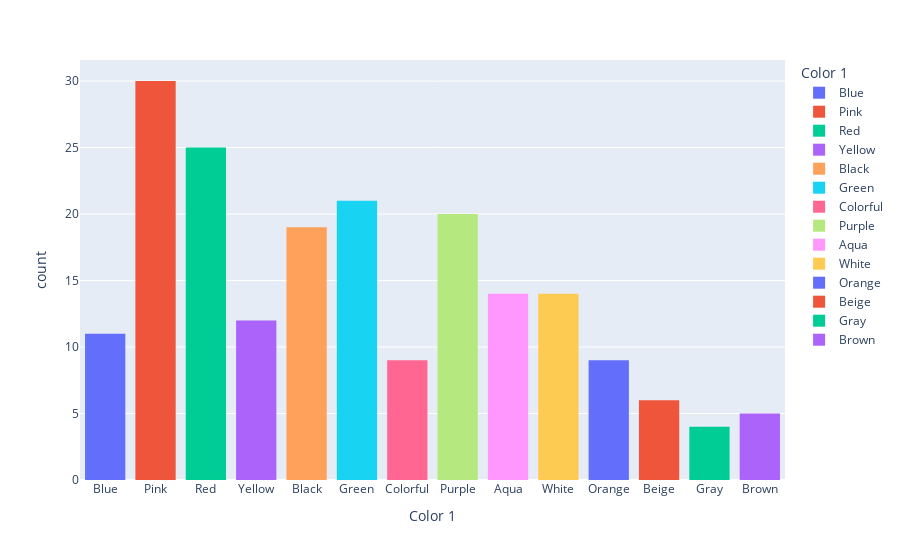
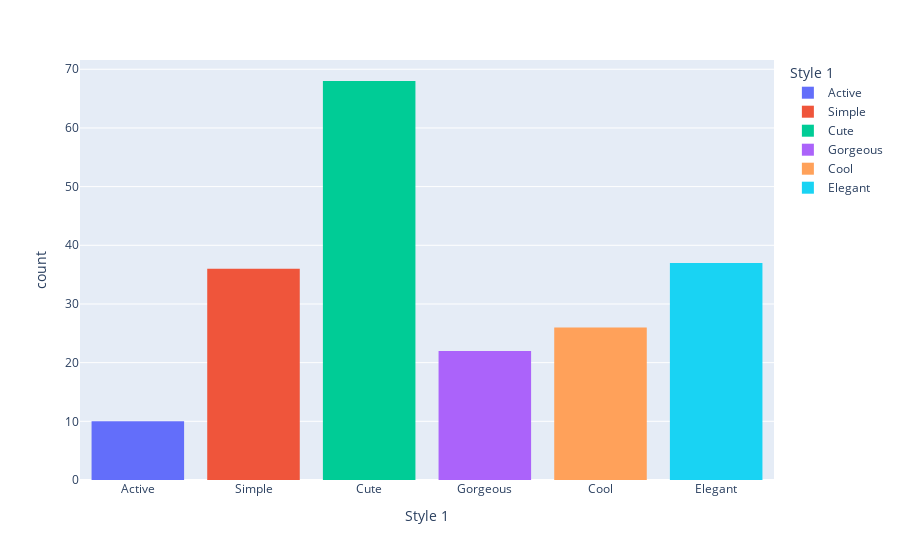
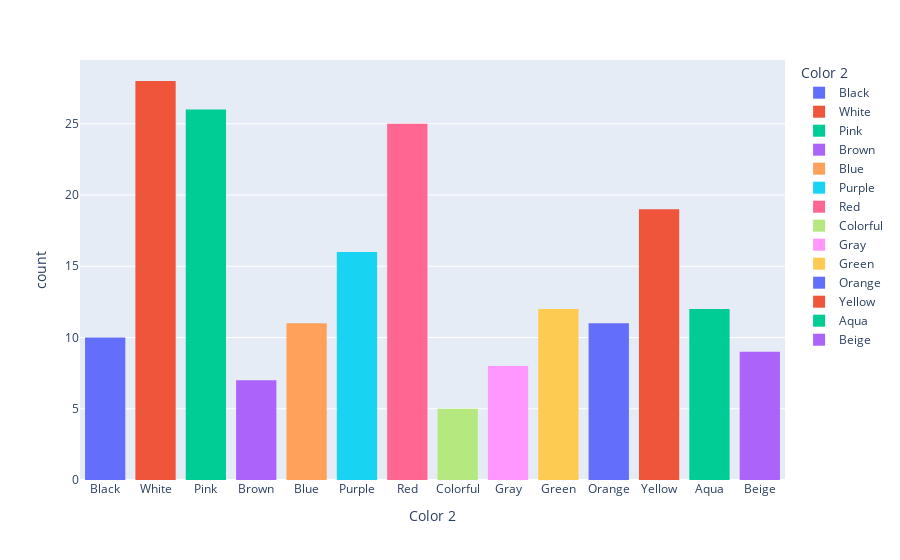
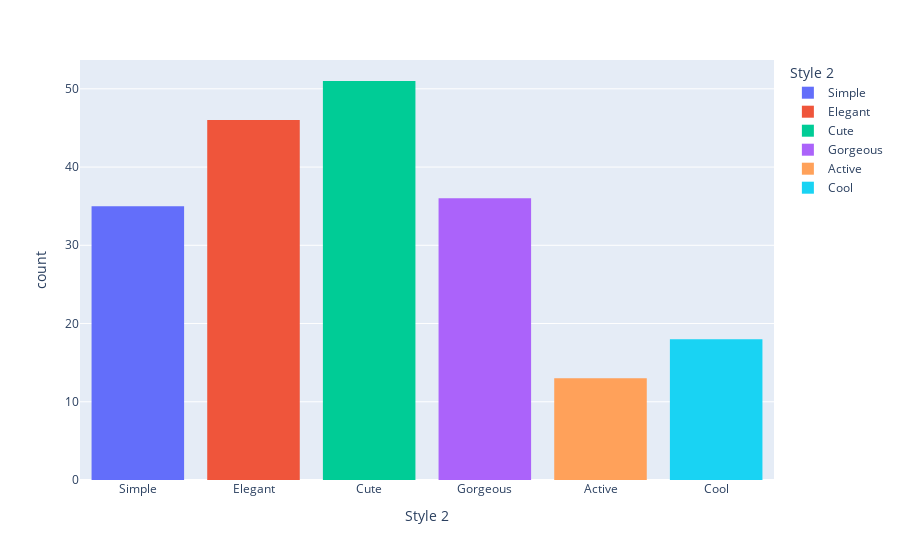

These figures' notebook cell, in order:
### Code cell
fig = px.histogram(The_Female,x='Color 1',color='Color 1')
fig.show()

fig = px.histogram(The_Female,x='Style 1',color='Style 1')
fig.show()

fig = px.histogram(The_Female,x='Color 2',color='Color 2')
fig.show()

fig = px.histogram(The_Female,x='Style 2',color='Style 2')
fig.show()

### Figure 1 — Plotly figure (JSON) as saved in the notebook; plotly's stock layout.template omitted (floating-point values rounded to 4 significant figures)
{"data": [{"alignmentgroup": "True", "bingroup": "x", "hovertemplate": "Color 1=%{x}<br>count=%{y}<extra></extra>", "legendgroup": "Blue", "marker": {"color": "#636efa", "pattern": {"shape": ""}}, "name": "Blue", "offsetgroup": "Blue", "orientation": "v", "showlegend": true, "type": "histogram", "x": ["Blue", "Blue", "Blue", "Blue", "Blue", "Blue", "Blue", "Blue", "Blue", "Blue", "Blue"], "xaxis": "x", "yaxis": "y"}, {"alignmentgroup": "True", "bingroup": "x", "hovertemplate": "Color 1=%{x}<br>count=%{y}<extra></extra>", "legendgroup": "Pink", "marker": {"color": "#EF553B", "pattern": {"shape": ""}}, "name": "Pink", "offsetgroup": "Pink", "orientation": "v", "showlegend": true, "type": "histogram", "x": ["Pink", "Pink", "Pink", "Pink", "Pink", "Pink", "Pink", "Pink", "Pink", "Pink", "Pink", "Pink", "Pink", "Pink", "Pink", "Pink", "Pink", "Pink", "Pink", "Pink", "Pink", "Pink", "Pink", "Pink", "Pink", "Pink", "Pink", "Pink", "Pink", "Pink"], "xaxis": "x", "yaxis": "y"}, {"alignmentgroup": "True", "bingroup": "x", "hovertemplate": "Color 1=%{x}<br>count=%{y}<extra></extra>", "legendgroup": "Red", "marker": {"color": "#00cc96", "pattern": {"shape": ""}}, "name": "Red", "offsetgroup": "Red", "orientation": "v", "showlegend": true, "type": "histogram", "x": ["Red", "Red", "Red", "Red", "Red", "Red", "Red", "Red", "Red", "Red", "Red", "Red", "Red", "Red", "Red", "Red", "Red", "Red", "Red", "Red", "Red", "Red", "Red", "Red", "Red"], "xaxis": "x", "yaxis": "y"}, {"alignmentgroup": "True", "bingroup": "x", "hovertemplate": "Color 1=%{x}<br>count=%{y}<extra></extra>", "legendgroup": "Yellow", "marker": {"color": "#ab63fa", "pattern": {"shape": ""}}, "name": "Yellow", "offsetgroup": "Yellow", "orientation": "v", "showlegend": true, "type": "histogram", "x": ["Yellow", "Yellow", "Yellow", "Yellow", "Yellow", "Yellow", "Yellow", "Yellow", "Yellow", "Yellow", "Yellow", "Yellow"], "xaxis": "x", "yaxis": "y"}, {"alignmentgroup": "True", "bingroup": "x", "hovertemplate": "Color 1=%{x}<br>count=%{y}<extra></extra>", "legendgroup": "Black", "marker": {"color": "#FFA15A", "pattern": {"shape": ""}}, "name": "Black", "offsetgroup": "Black", "orientation": "v", "showlegend": true, "type": "histogram", "x": ["Black", "Black", "Black", "Black", "Black", "Black", "Black", "Black", "Black", "Black", "Black", "Black", "Black", "Black", "Black", "Black", "Black", "Black", "Black"], "xaxis": "x", "yaxis": "y"}, {"alignmentgroup": "True", "bingroup": "x", "hovertemplate": "Color 1=%{x}<br>count=%{y}<extra></extra>", "legendgroup": "Green", "marker": {"color": "#19d3f3", "pattern": {"shape": ""}}, "name": "Green", "offsetgroup": "Green", "orientation": "v", "showlegend": true, "type": "histogram", "x": ["Green", "Green", "Green", "Green", "Green", "Green", "Green", "Green", "Green", "Green", "Green", "Green", "Green", "Green", "Green", "Green", "Green", "Green", "Green", "Green", "Green"], "xaxis": "x", "yaxis": "y"}, {"alignmentgroup": "True", "bingroup": "x", "hovertemplate": "Color 1=%{x}<br>count=%{y}<extra></extra>", "legendgroup": "Colorful", "marker": {"color": "#FF6692", "pattern": {"shape": ""}}, "name": "Colorful", "offsetgroup": "Colorful", "orientation": "v", "showlegend": true, "type": "histogram", "x": ["Colorful", "Colorful", "Colorful", "Colorful", "Colorful", "Colorful", "Colorful", "Colorful", "Colorful"], "xaxis": "x", "yaxis": "y"}, {"alignmentgroup": "True", "bingroup": "x", "hovertemplate": "Color 1=%{x}<br>count=%{y}<extra></extra>", "legendgroup": "Purple", "marker": {"color": "#B6E880", "pattern": {"shape": ""}}, "name": "Purple", "offsetgroup": "Purple", "orientation": "v", "showlegend": true, "type": "histogram", "x": ["Purple", "Purple", "Purple", "Purple", "Purple", "Purple", "Purple", "Purple", "Purple", "Purple", "Purple", "Purple", "Purple", "Purple", "Purple", "Purple", "Purple", "Purple", "Purple", "Purple"], "xaxis": "x", "yaxis": "y"}, {"alignmentgroup": "True", "bingroup": "x", "hovertemplate": "Color 1=%{x}<br>count=%{y}<extra></extra>", "legendgroup": "Aqua", "marker": {"color": "#FF97FF", "pattern": {"shape": ""}}, "name": "Aqua", "offsetgroup": "Aqua", "orientation": "v", "showlegend": true, "type": "histogram", "x": ["Aqua", "Aqua", "Aqua", "Aqua", "Aqua", "Aqua", "Aqua", "Aqua", "Aqua", "Aqua", "Aqua", "Aqua", "Aqua", "Aqua"], "xaxis": "x", "yaxis": "y"}, {"alignmentgroup": "True", "bingroup": "x", "hovertemplate": "Color 1=%{x}<br>count=%{y}<extra></extra>", "legendgroup": "White", "marker": {"color": "#FECB52", "pattern": {"shape": ""}}, "name": "White", "offsetgroup": "White", "orientation": "v", "showlegend": true, "type": "histogram", "x": ["White", "White", "White", "White", "White", "White", "White", "White", "White", "White", "White", "White", "White", "White"], "xaxis": "x", "yaxis": "y"}, {"alignmentgroup": "True", "bingroup": "x", "hovertemplate": "Color 1=%{x}<br>count=%{y}<extra></extra>", "legendgroup": "Orange", "marker": {"color": "#636efa", "pattern": {"shape": ""}}, "name": "Orange", "offsetgroup": "Orange", "orientation": "v", "showlegend": true, "type": "histogram", "x": ["Orange", "Orange", "Orange", "Orange", "Orange", "Orange", "Orange", "Orange", "Orange"], "xaxis": "x", "yaxis": "y"}, {"alignmentgroup": "True", "bingroup": "x", "hovertemplate": "Color 1=%{x}<br>count=%{y}<extra></extra>", "legendgroup": "Beige", "marker": {"color": "#EF553B", "pattern": {"shape": ""}}, "name": "Beige", "offsetgroup": "Beige", "orientation": "v", "showlegend": true, "type": "histogram", "x": ["Beige", "Beige", "Beige", "Beige", "Beige", "Beige"], "xaxis": "x", "yaxis": "y"}, {"alignmentgroup": "True", "bingroup": "x", "hovertemplate": "Color 1=%{x}<br>count=%{y}<extra></extra>", "legendgroup": "Gray", "marker": {"color": "#00cc96", "pattern": {"shape": ""}}, "name": "Gray", "offsetgroup": "Gray", "orientation": "v", "showlegend": true, "type": "histogram", "x": ["Gray", "Gray", "Gray", "Gray"], "xaxis": "x", "yaxis": "y"}, {"alignmentgroup": "True", "bingroup": "x", "hovertemplate": "Color 1=%{x}<br>count=%{y}<extra></extra>", "legendgroup": "Brown", "marker": {"color": "#ab63fa", "pattern": {"shape": ""}}, "name": "Brown", "offsetgroup": "Brown", "orientation": "v", "showlegend": true, "type": "histogram", "x": ["Brown", "Brown", "Brown", "Brown", "Brown"], "xaxis": "x", "yaxis": "y"}], "layout": {"barmode": "relative", "legend": {"title": {"text": "Color 1"}, "tracegroupgap": 0}, "margin": {"t": 60}, "xaxis": {"anchor": "y", "categoryarray": ["Blue", "Pink", "Red", "Yellow", "Black", "Green", "Colorful", "Purple", "Aqua", "White", "Orange", "Beige", "Gray", "Brown"], "categoryorder": "array", "domain": [0, 1], "title": {"text": "Color 1"}}, "yaxis": {"anchor": "x", "domain": [0, 1], "title": {"text": "count"}}}}

### Figure 2 — Plotly figure (JSON) as saved in the notebook; plotly's stock layout.template omitted (floating-point values rounded to 4 significant figures)
{"data": [{"alignmentgroup": "True", "bingroup": "x", "hovertemplate": "Style 1=%{x}<br>count=%{y}<extra></extra>", "legendgroup": "Active", "marker": {"color": "#636efa", "pattern": {"shape": ""}}, "name": "Active", "offsetgroup": "Active", "orientation": "v", "showlegend": true, "type": "histogram", "x": ["Active", "Active", "Active", "Active", "Active", "Active", "Active", "Active", "Active", "Active"], "xaxis": "x", "yaxis": "y"}, {"alignmentgroup": "True", "bingroup": "x", "hovertemplate": "Style 1=%{x}<br>count=%{y}<extra></extra>", "legendgroup": "Simple", "marker": {"color": "#EF553B", "pattern": {"shape": ""}}, "name": "Simple", "offsetgroup": "Simple", "orientation": "v", "showlegend": true, "type": "histogram", "x": ["Simple", "Simple", "Simple", "Simple", "Simple", "Simple", "Simple", "Simple", "Simple", "Simple", "Simple", "Simple", "Simple", "Simple", "Simple", "Simple", "Simple", "Simple", "Simple", "Simple", "Simple", "Simple", "Simple", "Simple", "Simple", "Simple", "Simple", "Simple", "Simple", "Simple", "Simple", "Simple", "Simple", "Simple", "Simple", "Simple"], "xaxis": "x", "yaxis": "y"}, {"alignmentgroup": "True", "bingroup": "x", "hovertemplate": "Style 1=%{x}<br>count=%{y}<extra></extra>", "legendgroup": "Cute", "marker": {"color": "#00cc96", "pattern": {"shape": ""}}, "name": "Cute", "offsetgroup": "Cute", "orientation": "v", "showlegend": true, "type": "histogram", "x": ["Cute", "Cute", "Cute", "Cute", "Cute", "Cute", "Cute", "Cute", "Cute", "Cute", "Cute", "Cute", "Cute", "Cute", "Cute", "Cute", "Cute", "Cute", "Cute", "Cute", "Cute", "Cute", "Cute", "Cute", "Cute", "Cute", "Cute", "Cute", "Cute", "Cute", "Cute", "Cute", "Cute", "Cute", "Cute", "Cute", "Cute", "Cute", "Cute", "Cute", "Cute", "Cute", "Cute", "Cute", "Cute", "Cute", "Cute", "Cute", "Cute", "Cute", "Cute", "Cute", "Cute", "Cute", "Cute", "Cute", "Cute", "Cute", "Cute", "Cute", "Cute", "Cute", "Cute", "Cute", "Cute", "Cute", "Cute", "Cute"], "xaxis": "x", "yaxis": "y"}, {"alignmentgroup": "True", "bingroup": "x", "hovertemplate": "Style 1=%{x}<br>count=%{y}<extra></extra>", "legendgroup": "Gorgeous", "marker": {"color": "#ab63fa", "pattern": {"shape": ""}}, "name": "Gorgeous", "offsetgroup": "Gorgeous", "orientation": "v", "showlegend": true, "type": "histogram", "x": ["Gorgeous", "Gorgeous", "Gorgeous", "Gorgeous", "Gorgeous", "Gorgeous", "Gorgeous", "Gorgeous", "Gorgeous", "Gorgeous", "Gorgeous", "Gorgeous", "Gorgeous", "Gorgeous", "Gorgeous", "Gorgeous", "Gorgeous", "Gorgeous", "Gorgeous", "Gorgeous", "Gorgeous", "Gorgeous"], "xaxis": "x", "yaxis": "y"}, {"alignmentgroup": "True", "bingroup": "x", "hovertemplate": "Style 1=%{x}<br>count=%{y}<extra></extra>", "legendgroup": "Cool", "marker": {"color": "#FFA15A", "pattern": {"shape": ""}}, "name": "Cool", "offsetgroup": "Cool", "orientation": "v", "showlegend": true, "type": "histogram", "x": ["Cool", "Cool", "Cool", "Cool", "Cool", "Cool", "Cool", "Cool", "Cool", "Cool", "Cool", "Cool", "Cool", "Cool", "Cool", "Cool", "Cool", "Cool", "Cool", "Cool", "Cool", "Cool", "Cool", "Cool", "Cool", "Cool"], "xaxis": "x", "yaxis": "y"}, {"alignmentgroup": "True", "bingroup": "x", "hovertemplate": "Style 1=%{x}<br>count=%{y}<extra></extra>", "legendgroup": "Elegant", "marker": {"color": "#19d3f3", "pattern": {"shape": ""}}, "name": "Elegant", "offsetgroup": "Elegant", "orientation": "v", "showlegend": true, "type": "histogram", "x": ["Elegant", "Elegant", "Elegant", "Elegant", "Elegant", "Elegant", "Elegant", "Elegant", "Elegant", "Elegant", "Elegant", "Elegant", "Elegant", "Elegant", "Elegant", "Elegant", "Elegant", "Elegant", "Elegant", "Elegant", "Elegant", "Elegant", "Elegant", "Elegant", "Elegant", "Elegant", "Elegant", "Elegant", "Elegant", "Elegant", "Elegant", "Elegant", "Elegant", "Elegant", "Elegant", "Elegant", "Elegant"], "xaxis": "x", "yaxis": "y"}], "layout": {"barmode": "relative", "legend": {"title": {"text": "Style 1"}, "tracegroupgap": 0}, "margin": {"t": 60}, "xaxis": {"anchor": "y", "categoryarray": ["Active", "Simple", "Cute", "Gorgeous", "Cool", "Elegant"], "categoryorder": "array", "domain": [0, 1], "title": {"text": "Style 1"}}, "yaxis": {"anchor": "x", "domain": [0, 1], "title": {"text": "count"}}}}

### Figure 3 — Plotly figure (JSON) as saved in the notebook; plotly's stock layout.template omitted (floating-point values rounded to 4 significant figures)
{"data": [{"alignmentgroup": "True", "bingroup": "x", "hovertemplate": "Color 2=%{x}<br>count=%{y}<extra></extra>", "legendgroup": "Black", "marker": {"color": "#636efa", "pattern": {"shape": ""}}, "name": "Black", "offsetgroup": "Black", "orientation": "v", "showlegend": true, "type": "histogram", "x": ["Black", "Black", "Black", "Black", "Black", "Black", "Black", "Black", "Black", "Black"], "xaxis": "x", "yaxis": "y"}, {"alignmentgroup": "True", "bingroup": "x", "hovertemplate": "Color 2=%{x}<br>count=%{y}<extra></extra>", "legendgroup": "White", "marker": {"color": "#EF553B", "pattern": {"shape": ""}}, "name": "White", "offsetgroup": "White", "orientation": "v", "showlegend": true, "type": "histogram", "x": ["White", "White", "White", "White", "White", "White", "White", "White", "White", "White", "White", "White", "White", "White", "White", "White", "White", "White", "White", "White", "White", "White", "White", "White", "White", "White", "White", "White"], "xaxis": "x", "yaxis": "y"}, {"alignmentgroup": "True", "bingroup": "x", "hovertemplate": "Color 2=%{x}<br>count=%{y}<extra></extra>", "legendgroup": "Pink", "marker": {"color": "#00cc96", "pattern": {"shape": ""}}, "name": "Pink", "offsetgroup": "Pink", "orientation": "v", "showlegend": true, "type": "histogram", "x": ["Pink", "Pink", "Pink", "Pink", "Pink", "Pink", "Pink", "Pink", "Pink", "Pink", "Pink", "Pink", "Pink", "Pink", "Pink", "Pink", "Pink", "Pink", "Pink", "Pink", "Pink", "Pink", "Pink", "Pink", "Pink", "Pink"], "xaxis": "x", "yaxis": "y"}, {"alignmentgroup": "True", "bingroup": "x", "hovertemplate": "Color 2=%{x}<br>count=%{y}<extra></extra>", "legendgroup": "Brown", "marker": {"color": "#ab63fa", "pattern": {"shape": ""}}, "name": "Brown", "offsetgroup": "Brown", "orientation": "v", "showlegend": true, "type": "histogram", "x": ["Brown", "Brown", "Brown", "Brown", "Brown", "Brown", "Brown"], "xaxis": "x", "yaxis": "y"}, {"alignmentgroup": "True", "bingroup": "x", "hovertemplate": "Color 2=%{x}<br>count=%{y}<extra></extra>", "legendgroup": "Blue", "marker": {"color": "#FFA15A", "pattern": {"shape": ""}}, "name": "Blue", "offsetgroup": "Blue", "orientation": "v", "showlegend": true, "type": "histogram", "x": ["Blue", "Blue", "Blue", "Blue", "Blue", "Blue", "Blue", "Blue", "Blue", "Blue", "Blue"], "xaxis": "x", "yaxis": "y"}, {"alignmentgroup": "True", "bingroup": "x", "hovertemplate": "Color 2=%{x}<br>count=%{y}<extra></extra>", "legendgroup": "Purple", "marker": {"color": "#19d3f3", "pattern": {"shape": ""}}, "name": "Purple", "offsetgroup": "Purple", "orientation": "v", "showlegend": true, "type": "histogram", "x": ["Purple", "Purple", "Purple", "Purple", "Purple", "Purple", "Purple", "Purple", "Purple", "Purple", "Purple", "Purple", "Purple", "Purple", "Purple", "Purple"], "xaxis": "x", "yaxis": "y"}, {"alignmentgroup": "True", "bingroup": "x", "hovertemplate": "Color 2=%{x}<br>count=%{y}<extra></extra>", "legendgroup": "Red", "marker": {"color": "#FF6692", "pattern": {"shape": ""}}, "name": "Red", "offsetgroup": "Red", "orientation": "v", "showlegend": true, "type": "histogram", "x": ["Red", "Red", "Red", "Red", "Red", "Red", "Red", "Red", "Red", "Red", "Red", "Red", "Red", "Red", "Red", "Red", "Red", "Red", "Red", "Red", "Red", "Red", "Red", "Red", "Red"], "xaxis": "x", "yaxis": "y"}, {"alignmentgroup": "True", "bingroup": "x", "hovertemplate": "Color 2=%{x}<br>count=%{y}<extra></extra>", "legendgroup": "Colorful", "marker": {"color": "#B6E880", "pattern": {"shape": ""}}, "name": "Colorful", "offsetgroup": "Colorful", "orientation": "v", "showlegend": true, "type": "histogram", "x": ["Colorful", "Colorful", "Colorful", "Colorful", "Colorful"], "xaxis": "x", "yaxis": "y"}, {"alignmentgroup": "True", "bingroup": "x", "hovertemplate": "Color 2=%{x}<br>count=%{y}<extra></extra>", "legendgroup": "Gray", "marker": {"color": "#FF97FF", "pattern": {"shape": ""}}, "name": "Gray", "offsetgroup": "Gray", "orientation": "v", "showlegend": true, "type": "histogram", "x": ["Gray", "Gray", "Gray", "Gray", "Gray", "Gray", "Gray", "Gray"], "xaxis": "x", "yaxis": "y"}, {"alignmentgroup": "True", "bingroup": "x", "hovertemplate": "Color 2=%{x}<br>count=%{y}<extra></extra>", "legendgroup": "Green", "marker": {"color": "#FECB52", "pattern": {"shape": ""}}, "name": "Green", "offsetgroup": "Green", "orientation": "v", "showlegend": true, "type": "histogram", "x": ["Green", "Green", "Green", "Green", "Green", "Green", "Green", "Green", "Green", "Green", "Green", "Green"], "xaxis": "x", "yaxis": "y"}, {"alignmentgroup": "True", "bingroup": "x", "hovertemplate": "Color 2=%{x}<br>count=%{y}<extra></extra>", "legendgroup": "Orange", "marker": {"color": "#636efa", "pattern": {"shape": ""}}, "name": "Orange", "offsetgroup": "Orange", "orientation": "v", "showlegend": true, "type": "histogram", "x": ["Orange", "Orange", "Orange", "Orange", "Orange", "Orange", "Orange", "Orange", "Orange", "Orange", "Orange"], "xaxis": "x", "yaxis": "y"}, {"alignmentgroup": "True", "bingroup": "x", "hovertemplate": "Color 2=%{x}<br>count=%{y}<extra></extra>", "legendgroup": "Yellow", "marker": {"color": "#EF553B", "pattern": {"shape": ""}}, "name": "Yellow", "offsetgroup": "Yellow", "orientation": "v", "showlegend": true, "type": "histogram", "x": ["Yellow", "Yellow", "Yellow", "Yellow", "Yellow", "Yellow", "Yellow", "Yellow", "Yellow", "Yellow", "Yellow", "Yellow", "Yellow", "Yellow", "Yellow", "Yellow", "Yellow", "Yellow", "Yellow"], "xaxis": "x", "yaxis": "y"}, {"alignmentgroup": "True", "bingroup": "x", "hovertemplate": "Color 2=%{x}<br>count=%{y}<extra></extra>", "legendgroup": "Aqua", "marker": {"color": "#00cc96", "pattern": {"shape": ""}}, "name": "Aqua", "offsetgroup": "Aqua", "orientation": "v", "showlegend": true, "type": "histogram", "x": ["Aqua", "Aqua", "Aqua", "Aqua", "Aqua", "Aqua", "Aqua", "Aqua", "Aqua", "Aqua", "Aqua", "Aqua"], "xaxis": "x", "yaxis": "y"}, {"alignmentgroup": "True", "bingroup": "x", "hovertemplate": "Color 2=%{x}<br>count=%{y}<extra></extra>", "legendgroup": "Beige", "marker": {"color": "#ab63fa", "pattern": {"shape": ""}}, "name": "Beige", "offsetgroup": "Beige", "orientation": "v", "showlegend": true, "type": "histogram", "x": ["Beige", "Beige", "Beige", "Beige", "Beige", "Beige", "Beige", "Beige", "Beige"], "xaxis": "x", "yaxis": "y"}], "layout": {"barmode": "relative", "legend": {"title": {"text": "Color 2"}, "tracegroupgap": 0}, "margin": {"t": 60}, "xaxis": {"anchor": "y", "categoryarray": ["Black", "White", "Pink", "Brown", "Blue", "Purple", "Red", "Colorful", "Gray", "Green", "Orange", "Yellow", "Aqua", "Beige"], "categoryorder": "array", "domain": [0, 1], "title": {"text": "Color 2"}}, "yaxis": {"anchor": "x", "domain": [0, 1], "title": {"text": "count"}}}}

### Figure 4 — Plotly figure (JSON) as saved in the notebook; plotly's stock layout.template omitted (floating-point values rounded to 4 significant figures)
{"data": [{"alignmentgroup": "True", "bingroup": "x", "hovertemplate": "Style 2=%{x}<br>count=%{y}<extra></extra>", "legendgroup": "Simple", "marker": {"color": "#636efa", "pattern": {"shape": ""}}, "name": "Simple", "offsetgroup": "Simple", "orientation": "v", "showlegend": true, "type": "histogram", "x": ["Simple", "Simple", "Simple", "Simple", "Simple", "Simple", "Simple", "Simple", "Simple", "Simple", "Simple", "Simple", "Simple", "Simple", "Simple", "Simple", "Simple", "Simple", "Simple", "Simple", "Simple", "Simple", "Simple", "Simple", "Simple", "Simple", "Simple", "Simple", "Simple", "Simple", "Simple", "Simple", "Simple", "Simple", "Simple"], "xaxis": "x", "yaxis": "y"}, {"alignmentgroup": "True", "bingroup": "x", "hovertemplate": "Style 2=%{x}<br>count=%{y}<extra></extra>", "legendgroup": "Elegant", "marker": {"color": "#EF553B", "pattern": {"shape": ""}}, "name": "Elegant", "offsetgroup": "Elegant", "orientation": "v", "showlegend": true, "type": "histogram", "x": ["Elegant", "Elegant", "Elegant", "Elegant", "Elegant", "Elegant", "Elegant", "Elegant", "Elegant", "Elegant", "Elegant", "Elegant", "Elegant", "Elegant", "Elegant", "Elegant", "Elegant", "Elegant", "Elegant", "Elegant", "Elegant", "Elegant", "Elegant", "Elegant", "Elegant", "Elegant", "Elegant", "Elegant", "Elegant", "Elegant", "Elegant", "Elegant", "Elegant", "Elegant", "Elegant", "Elegant", "Elegant", "Elegant", "Elegant", "Elegant", "Elegant", "Elegant", "Elegant", "Elegant", "Elegant", "Elegant"], "xaxis": "x", "yaxis": "y"}, {"alignmentgroup": "True", "bingroup": "x", "hovertemplate": "Style 2=%{x}<br>count=%{y}<extra></extra>", "legendgroup": "Cute", "marker": {"color": "#00cc96", "pattern": {"shape": ""}}, "name": "Cute", "offsetgroup": "Cute", "orientation": "v", "showlegend": true, "type": "histogram", "x": ["Cute", "Cute", "Cute", "Cute", "Cute", "Cute", "Cute", "Cute", "Cute", "Cute", "Cute", "Cute", "Cute", "Cute", "Cute", "Cute", "Cute", "Cute", "Cute", "Cute", "Cute", "Cute", "Cute", "Cute", "Cute", "Cute", "Cute", "Cute", "Cute", "Cute", "Cute", "Cute", "Cute", "Cute", "Cute", "Cute", "Cute", "Cute", "Cute", "Cute", "Cute", "Cute", "Cute", "Cute", "Cute", "Cute", "Cute", "Cute", "Cute", "Cute", "Cute"], "xaxis": "x", "yaxis": "y"}, {"alignmentgroup": "True", "bingroup": "x", "hovertemplate": "Style 2=%{x}<br>count=%{y}<extra></extra>", "legendgroup": "Gorgeous", "marker": {"color": "#ab63fa", "pattern": {"shape": ""}}, "name": "Gorgeous", "offsetgroup": "Gorgeous", "orientation": "v", "showlegend": true, "type": "histogram", "x": ["Gorgeous", "Gorgeous", "Gorgeous", "Gorgeous", "Gorgeous", "Gorgeous", "Gorgeous", "Gorgeous", "Gorgeous", "Gorgeous", "Gorgeous", "Gorgeous", "Gorgeous", "Gorgeous", "Gorgeous", "Gorgeous", "Gorgeous", "Gorgeous", "Gorgeous", "Gorgeous", "Gorgeous", "Gorgeous", "Gorgeous", "Gorgeous", "Gorgeous", "Gorgeous", "Gorgeous", "Gorgeous", "Gorgeous", "Gorgeous", "Gorgeous", "Gorgeous", "Gorgeous", "Gorgeous", "Gorgeous", "Gorgeous"], "xaxis": "x", "yaxis": "y"}, {"alignmentgroup": "True", "bingroup": "x", "hovertemplate": "Style 2=%{x}<br>count=%{y}<extra></extra>", "legendgroup": "Active", "marker": {"color": "#FFA15A", "pattern": {"shape": ""}}, "name": "Active", "offsetgroup": "Active", "orientation": "v", "showlegend": true, "type": "histogram", "x": ["Active", "Active", "Active", "Active", "Active", "Active", "Active", "Active", "Active", "Active", "Active", "Active", "Active"], "xaxis": "x", "yaxis": "y"}, {"alignmentgroup": "True", "bingroup": "x", "hovertemplate": "Style 2=%{x}<br>count=%{y}<extra></extra>", "legendgroup": "Cool", "marker": {"color": "#19d3f3", "pattern": {"shape": ""}}, "name": "Cool", "offsetgroup": "Cool", "orientation": "v", "showlegend": true, "type": "histogram", "x": ["Cool", "Cool", "Cool", "Cool", "Cool", "Cool", "Cool", "Cool", "Cool", "Cool", "Cool", "Cool", "Cool", "Cool", "Cool", "Cool", "Cool", "Cool"], "xaxis": "x", "yaxis": "y"}], "layout": {"barmode": "relative", "legend": {"title": {"text": "Style 2"}, "tracegroupgap": 0}, "margin": {"t": 60}, "xaxis": {"anchor": "y", "categoryarray": ["Simple", "Elegant", "Cute", "Gorgeous", "Active", "Cool"], "categoryorder": "array", "domain": [0, 1], "title": {"text": "Style 2"}}, "yaxis": {"anchor": "x", "domain": [0, 1], "title": {"text": "count"}}}}
